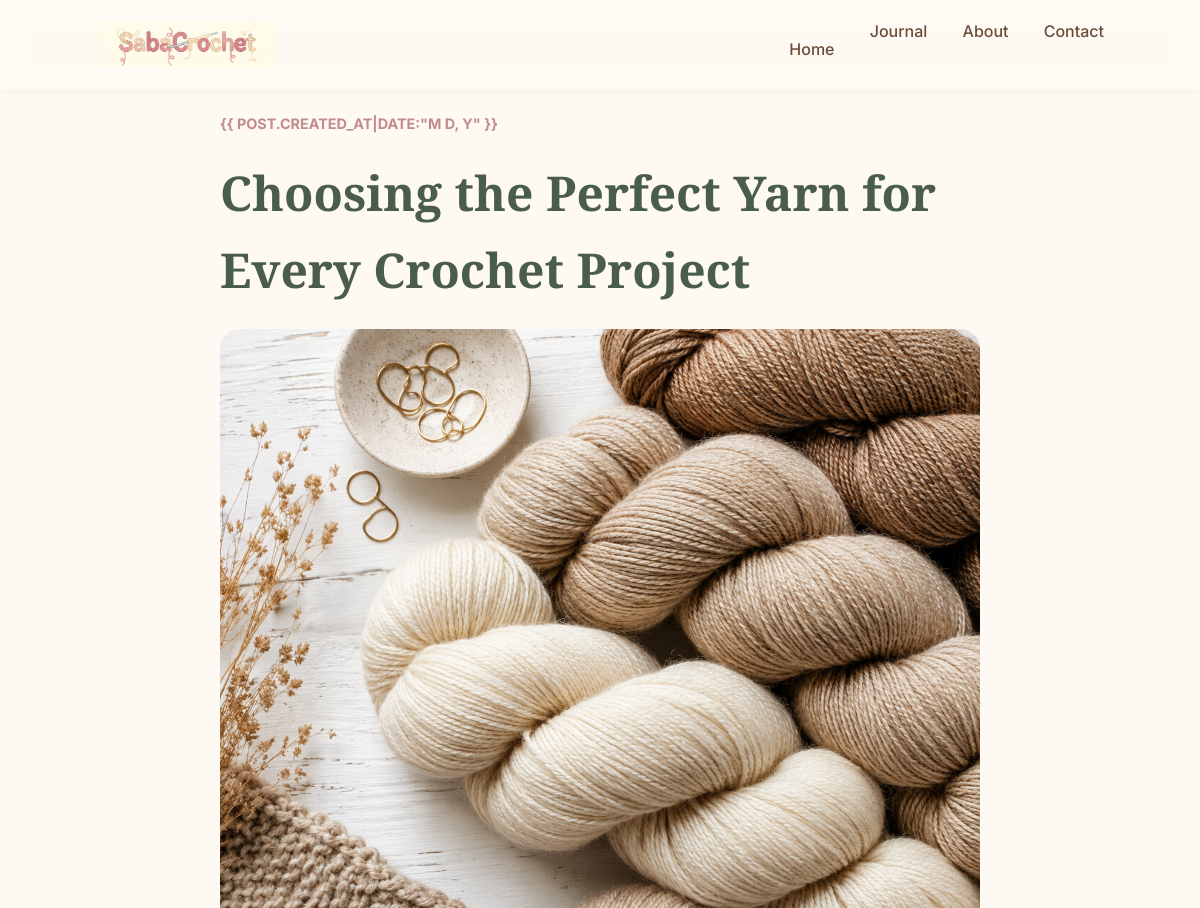
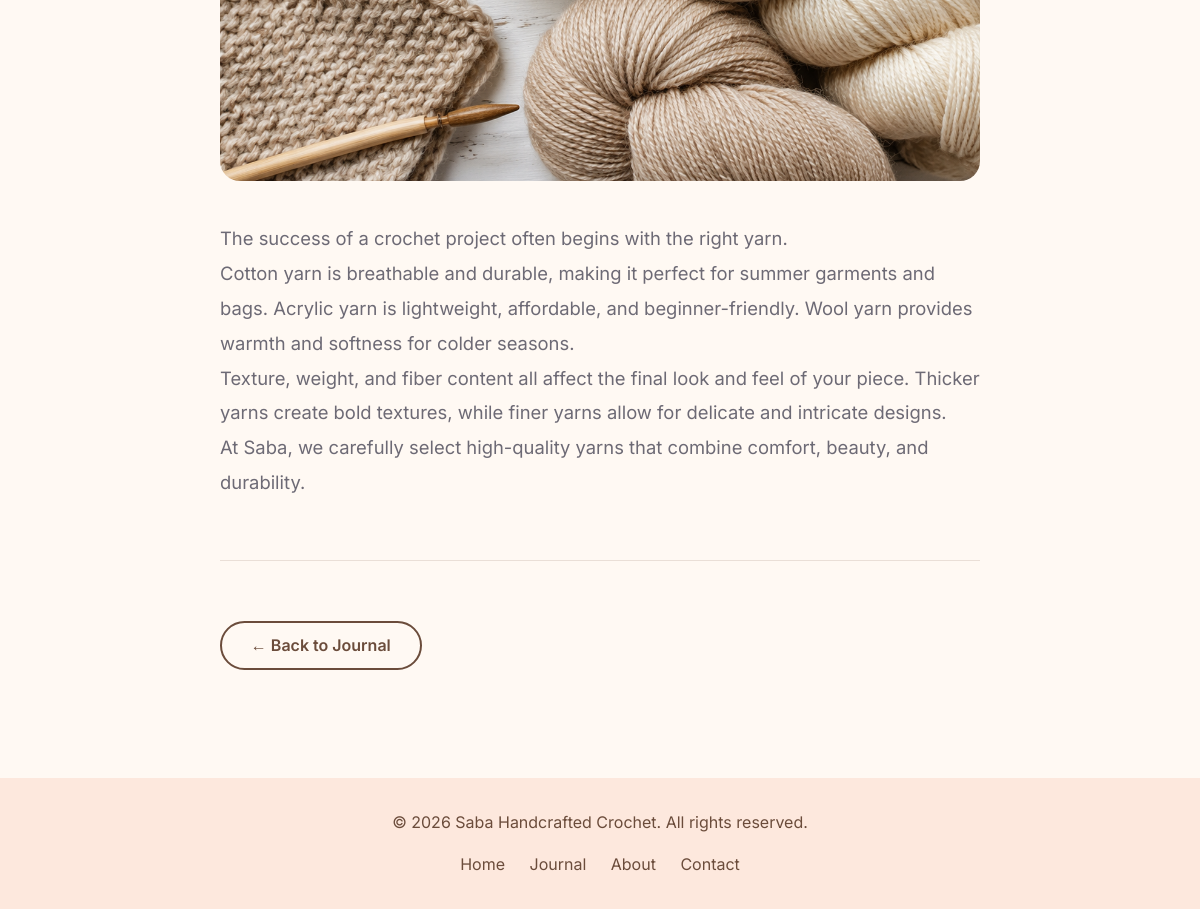
The page /blog/choosing-the-right-yarn-for-crochet/ on the database its author committed (2 pictures, top to bottom).
### core/models.py (models this page shows, shortened)
class BlogPost(models.Model):
    title = models.CharField(max_length=200)
    slug = models.SlugField(unique=True, blank=True, null=True)
    summary = models.TextField(help_text="A short preview of the post.")
    content = models.TextField()
    image = models.ImageField(
        upload_to='blog_images/',
        blank=True,
        null=True,
        help_text="Upload a cozy image for this post."
    )
    created_at = models.DateTimeField(auto_now_add=True)
    updated_at = models.DateTimeField(auto_now=True)
    class Meta:
        ordering = ['-created_at']

### core/views.py (the view)
# urls.py: path('blog/<slug:slug>/', views.blog_detail, name='blog_detail'),
def blog_detail(request, slug):
    post = get_object_or_404(BlogPost, slug=slug)
    related_posts = BlogPost.objects.exclude(id=post.id)[:3]
    return render(request, "blog_detail.html", {
        "post": post,
        "related_posts": related_posts
    })

### templates/blog_detail.html (shortened to what this page needs)
{% load static %}
<!DOCTYPE html>
<html lang="en">
<head>
    <link rel="stylesheet" href="{% static 'css/style.css' %}">
</head>
<body>
    <nav class="navbar">
        <a href="/" class="logo">
            <img src="{% static 'img/logo.png' %}" alt="Saba Crochet" style="width: 180px; height: auto;">
            <ul class="nav-links" id="navLinks">
                <li><a href="/">Home</a></li>
                <li><a href="{% url 'blog' %}">Journal</a></li>
                <li><a href="{% url 'about' %}">About</a></li>
                <li><a href="{% url 'contact' %}">Contact</a></li>
            </ul>
    </nav>
    <article style="max-width: 800px; padding: 7rem 20px 60px; margin: 0 auto;">
        <p style="color: var(--dusty-pink); text-transform: uppercase; font-size: 0.9rem; font-weight: 700;">{{
            post.created_at|date:"M d, Y" }}</p>
        <h1 style="font-family: 'Playfair Display', serif; font-size: 3rem; color: var(--dark-green); margin: 20px 0;">
            {{ post.title }}</h1>
        {% if post.image %}
        <img src="{{ post.image.url }}" alt="{{ post.title }}"
            style="width: 100%; border-radius: 20px; margin-bottom: 40px;">
        {% endif %}
        <div style="line-height: 1.9; color: #6D6A75; font-size: 1.15rem;">{{ post.content|linebreaks }}</div>
        <hr style="margin: 60px 0; border: 0; border-top: 1px solid #eadfd7;">
        <a href="{% url 'blog' %}" class="btn-outline">← Back to Journal</a>
    </article>
    <footer
        style="background: var(--soft-peach); padding: 2rem 5%; margin-top: 3rem; text-align: center; color: var(--warm-brown);">
        <p>© 2026 Saba Handcrafted Crochet. All rights reserved.</p>
        <div style="margin-top:1rem;">
            <a href="/" style="margin:0 10px; color:var(--warm-brown);">Home</a>
            <a href="{% url 'blog' %}" style="margin:0 10px; color:var(--warm-brown);">Journal</a>
            <a href="{% url 'about' %}" style="margin:0 10px; color:var(--warm-brown);">About</a>
            <a href="{% url 'contact' %}" style="margin:0 10px; color:var(--warm-brown);">Contact</a>
        </div>
    </footer>
</body>
</html>

### static/css/style.css (style rules this page uses)
:root { --bg: #F5E6D3; --surface: #fffaf5; --surface-2: #f9efe3; --primary: #8B5E3C; --primary-dark: #6f492f; --accent: #C45A3C; --accent-dark: #a9472d; --text: #6D6A75; --heading: #4e3422; --border: rgba(139, 94, 60, 0.16); --border-strong: rgba(139, 94, 60, 0.28); --white: #ffffff; --success-bg: #eaf7ee; --success-text: #1f6b2c; --success-border: #cfe8d6; --info-bg: #eef5ff; --info-text: #2456a6; --info-border: #cdddf8; --shadow-soft: 0 18px 40px rgba(98, 72, 52, 0.08); --shadow-card: 0 20px 50px rgba(98, 72, 52, 0.10); --radius-lg: 28px; --radius-md: 20px; --radius-sm: 14px; --container: 1160px; }
* { margin: 0; padding: 0; box-sizing: border-box; }
html { scroll-behavior: smooth; }
body { font-family: 'Inter', sans-serif; background: radial-gradient(circle at top left, rgba(255, 255, 255, 0.45), transparent 28%), linear-gradient(to bottom, #f8ecdf 0%, var(--bg) 35%, #f7e9db 100%); color: var(--text); line-height: 1.7; }
img { max-width: 100%; display: block; }
a { text-decoration: none; color: inherit; }
.logo { font-family: 'Playfair Display', serif; font-size: 1.75rem; font-weight: 800; color: var(--primary); letter-spacing: -0.02em; }
.btn-secondary, .btn-outline { background: transparent; color: var(--primary); border: 1px solid var(--border-strong); }

### templates/blog_detail.html (style rules this page uses)
:root { --cream: #FFF9F3; --soft-peach: #FDE8DD; --warm-brown: #6B4C3B; --dusty-pink: #C28B8B; --dark-green: #4A5D4A; }
* { margin: 0; padding: 0; box-sizing: border-box; }
body { font-family: 'Inter', sans-serif; background: var(--cream); color: #333; line-height: 1.6; }
.navbar { display: flex; justify-content: space-between; align-items: center; padding: 1.2rem 8%; background: rgba(255, 249, 243, 0.85); backdrop-filter: blur(12px); position: fixed; top: 0; left: 0; right: 0; z-index: 999; box-shadow: 0 2px 12px rgba(0, 0, 0, 0.04); }
.logo { font-family: 'Playfair Display', serif; font-size: 2rem; font-weight: 700; color: var(--dusty-pink); text-decoration: none; }
.nav-links { display: flex; gap: 2.2rem; list-style: none; }
.nav-links a { text-decoration: none; color: var(--warm-brown); font-weight: 500; padding-bottom: 4px; border-bottom: 2px solid transparent; transition: all 0.3s; }
.btn-outline { border: 2px solid var(--warm-brown); color: var(--warm-brown); padding: 0.6rem 1.8rem; border-radius: 30px; font-weight: 600; text-decoration: none; display: inline-block; transition: all 0.3s; }

### rows shown on the page
BlogPost: title "Choosing the Perfect Yarn for Every Crochet Project", image (picture), content "The success of a crochet project often begins with the right yarn. Cotton yarn is breathable and durable, making it perfect for summer garments and bags. Acrylic yarn is lightweight, affordable, and beginner-friendly. Wool yarn provides warmth and softness for colder seasons. Texture, weight, and fiber content all affect the final look and feel of your piece. Thicker yarns create bold textures, while finer yarns allow for delicate and intricate designs. At Saba, we carefully select high-quality yarns that combine comfort, beauty, and durability."
